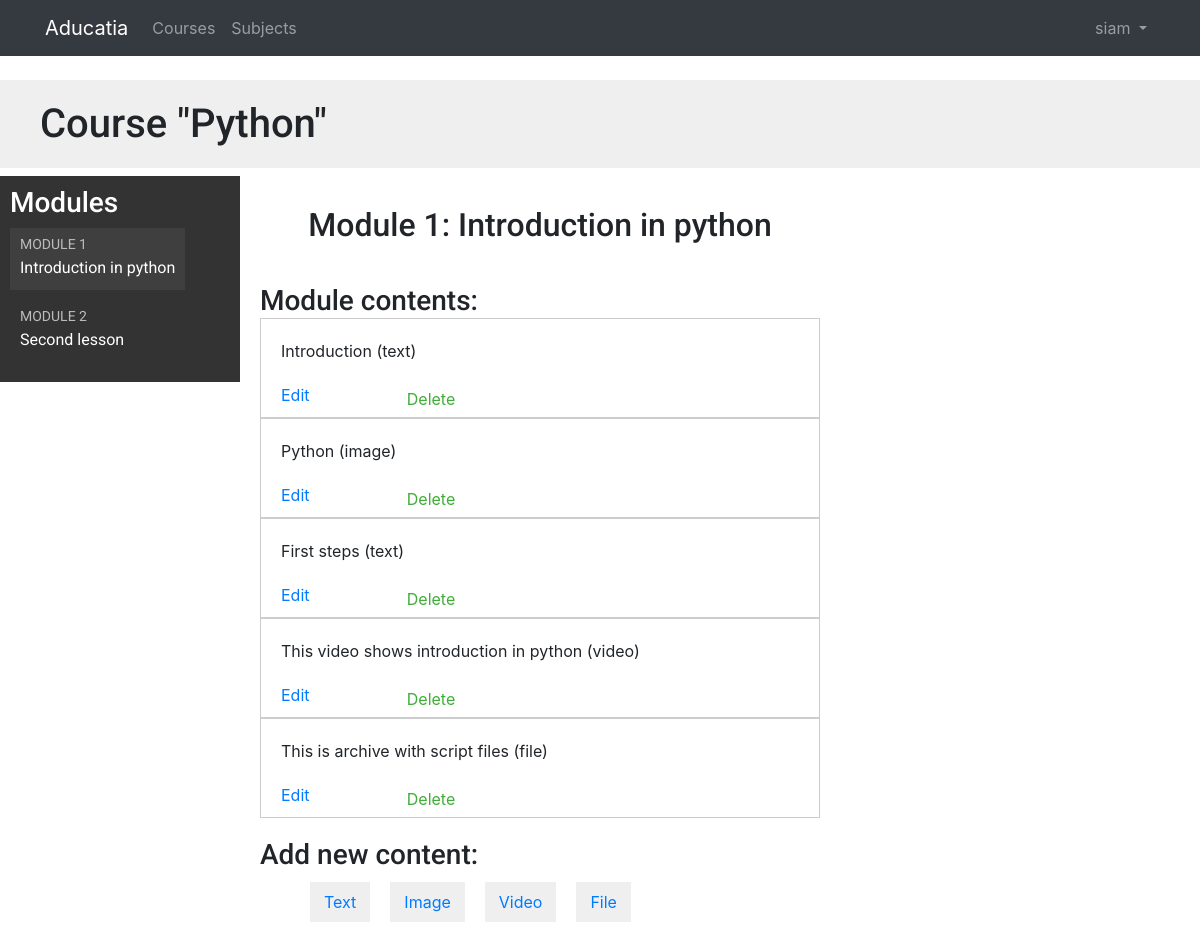
Page /course/module/3/ (signed in) on the committed database.
### courses/models.py (models this page shows, shortened)
class Course(models.Model):
    owner = models.ForeignKey(User,
                    related_name='courses_created',
                    on_delete=models.CASCADE)
    subject = models.ForeignKey(Subject, related_name='courses',
                        on_delete=models.CASCADE)
    title = models.CharField(max_length=200)
    slug = models.SlugField(max_length=200, unique=True)
    overview = models.TextField()
    created = models.DateTimeField(auto_now_add=True)
    students = models.ManyToManyField(User,
                                      related_name='courses_joined',
                                      blank=True)
    class Meta:
        ordering = ['-created']

class Module(models.Model):
    course = models.ForeignKey(Course,
                        related_name='modules',
                        on_delete=models.CASCADE)
    title = models.CharField(max_length=200)
    description = models.TextField(blank=True)
    order = OrderField(blank=True, for_fields=['course'])
    class Meta:
        ordering = ['order'] #default ordering

class Content(models.Model):
    module = models.ForeignKey(Module,
                               related_name='contents',
                               on_delete=models.CASCADE)
    content_type = models.ForeignKey(ContentType,
                                     limit_choices_to={'model__in':('text',
                                                                    'video',
                                                                    'image',
                                                                    'file')},
                                     on_delete=models.CASCADE)
    object_id = models.PositiveIntegerField()
    item = GenericForeignKey('content_type', 'object_id')
    order = OrderField(blank=True, for_fields=['module'])
    class Meta:
            ordering = ['order']

class ItemBase(models.Model):
    owner = models.ForeignKey(User,
                              related_name='%(class)s_related',
                              on_delete=models.CASCADE)
    title = models.CharField(max_length=250)
    created = models.DateTimeField(auto_now_add=True)
    updated = models.DateTimeField(auto_now=True)
    class Meta:
         abstract =True
    def __str__(self):
        return self.title

class Text(ItemBase):
    content = models.TextField()

class Image(ItemBase):
    file = models.FileField(upload_to='images')

class Video(ItemBase):
    url = models.URLField()

class File(ItemBase):
    file = models.FileField(upload_to='files')

### courses/views.py (the view)
class ModuleContentListView(TemplateResponseMixin, View):
    template_name = 'courses/manage/module/content_list.html'
    def get(self, request, module_id):
        module = get_object_or_404(Module,
                                   id=module_id,
                                   course__owner=request.user)
        return self.render_to_response({'module': module})

### courses/templatetags/course.py (called while the page is built)
@register.filter
def model_name(obj):
    try:
        return obj._meta.model_name
    except AttributeError:
        return None

@register.filter(name='has_group')
def has_group(user, group_name):
    group = Group.objects.get(name=group_name)
    return True if group in user.groups.all() else False

### templates/courses/manage/module/content_list.html (shortened to what this page needs)
{% extends "base.html" %}
{% load course %}
{% block content %}
  {% with course=module.course %}
    <h1>Course "{{ course.title }}"</h1>
    <div class="contents">
      <h3>Modules</h3>
      <ul id="modules">
        {% for m in course.modules.all %}
          <li data-id="{{ m.id }}" {% if m == module %}class="selected"{% endif %}>
            <a href="{% url "module_content_list" m.id %}">
              <span>
                Module <span class="order">{{ m.order|add:1 }}</span>
              </span>
              <br>
              {{ m.title }}
            </a>
          </li>
        {% empty %}
          <li>No modules yet.</li>
        {% endfor %}
      </ul>
    </div>
    <div class="module">
      <h2>Module {{ module.order|add:1 }}: {{ module.title }}</h2>
      <h3>Module contents:</h3>
      <div id="module-contents">
        {% for content in module.contents.all %}
          <div data-id="{{ content.id }}">
            {% with item=content.item %}
              <p>{{ item }} ({{ item|model_name }})</p>
              <a href="{% url "module_content_update" module.id item|model_name item.id %}">Edit</a>
              <form action="{% url "module_content_delete" content.id %}" method="post">
                <input type="submit" value="Delete">
              </form>
            {% endwith %}
          </div>
        {% empty %}
          <p>This module has no contents yet.</p>
        {% endfor %}
      </div>
      <h3>Add new content:</h3>
      <ul class="content-types">
        <li><a href="{% url "module_content_create" module.id "text" %}">Text</a></li>
        <li><a href="{% url "module_content_create" module.id "image" %}">Image</a></li>
        <li><a href="{% url "module_content_create" module.id "video" %}">Video</a></li>
        <li><a href="{% url "module_content_create" module.id "file" %}">File</a></li>
      </ul>
    </div>
  {% endwith %}
{% endblock %}

### templates/base/navbar.html (shortened to what this page needs)
{% load course %}
{% url 'course_list' as course_list %}
{% url 'home' as home_url %}
{% url 'sub_list' as subject_url %}
<div  class="navbar navbar-expand-md navbar-dark bg-dark mb-4">
  <div class="container">
    <a href="{{ home_url }}" class=" navbar-brand">Aducatia</a>
<div class="collapse navbar-collapse" id="navbarSupportedContent">
     <ul class="navbar-nav mr-auto">
       <li class="nav-item {% if request.path == course_list %}active{% endif %}">
         <a class="nav-link" href="{{ course_list }}">Courses <span class="sr-only">(current)</span></a>
       </li>
       <li class="nav-item {% if request.path == subject_url %}active{% endif %}">
         <a class="nav-link" href="{{ subject_url }}">Subjects</a>
       </li>
     </ul>
 </div>
<div class="collapse navbar-collapse" id="navbarSupportedContent">
  {% if user.is_authenticated %}
    <ul class="navbar-nav ml-auto">
      <li class="nav-item">
        <a class="nav-link dropdown-toggle" href="#" id="userMenu"
           data-toggle="dropdown" aria-haspopup="true" aria-expanded="false">
          {{ user.username }}
        </a>
      </li>
    </ul>
  {% else %}
    <form class="form-inline ml-auto">
      <a href="{% url 'login' %}" class="btn btn-outline-secondary">Sign in</a>
      <a href="{% url 'student_registration' %}" class="btn btn-primary ml-2">Sign up</a>
    </form>
  {% endif %}
</div>
  </div>
</div>

### static/css/slider.css (style rules this page uses)
h2 { text-align:center; padding: 20px; }

### static/css/base.css (style rules this page uses)
body { margin:0; font-family:'Roboto', sans-serif; font-weight:400; color:#333; }
a { color:#3fad37; text-decoration:none; }
ul { float:left; }
h1, h2, h3, h4, h5, h6 { font-family:'Roboto', sans-serif; font-weight:300; }
h1 { background:#efefef; width:100%; overflow:auto; padding:20px 0 20px 40px; margin:0; }
.module { padding:10px 20px; float:left; width:600px; }
.module h3 { margin:20px 0 0; padding:0; width:100%; }
.module p { margin:10px 0 20px; width:100%; float:left; }
.contents { width:20%; padding:10px; float:left; background:#333; color: #fff; font-family:'Roboto', sans-serif; }
.contents ul { list-style:none; margin:0; padding:0; }
.contents ul li { margin:0 0 10px 0; padding:4px 10px 10px; overflow:auto; }
.contents ul li.selected { background:#3f3f3f; }
.contents ul span { text-transform:uppercase; color:#bbb; font-size:14px; }
.contents ul a { display:block; color:#fff; text-decoration:none; }
ul.content-types li { list-style:none; float:left; margin:10px; background:#efefef; padding:8px 14px; }
input, select, textarea { border:1px solid #ccc; border-bottom:3px solid #ccc; padding:8px 12px; font-size:16px; font-family:'Roboto', sans-serif; float:left; clear:both; width:300px; }
input[type=submit], a.button { border-radius:5px; background:#4dcc43; color:#fff; font-size:16px; text-transform:uppercase; border:none; padding:10px 20px; margin:20px 0; }
#module-contents div { padding:10px 20px; border:1px solid #ccc; background:#fff }
#module-contents form { margin:0; padding:0; }
#module-contents input[type=submit] { color:#3fad37; background:none; margin:-20px 0 0; padding:0; float:left; text-transform:none; }

### rows in the picture
Course: title "Python"
Module: order|add "1", title "Introduction in python"
Module: order|add "2", title "Second lesson"
Content: item "Introduction", item|model_name "text"
Content: item "Python", item|model_name "image"
Content: item "First steps", item|model_name "text"
Content: item "This video shows introduction in python", item|model_name "video"
Content: item "This is archive with script files", item|model_name "file"

### other values in the picture
{{ user.username }} "siam"
